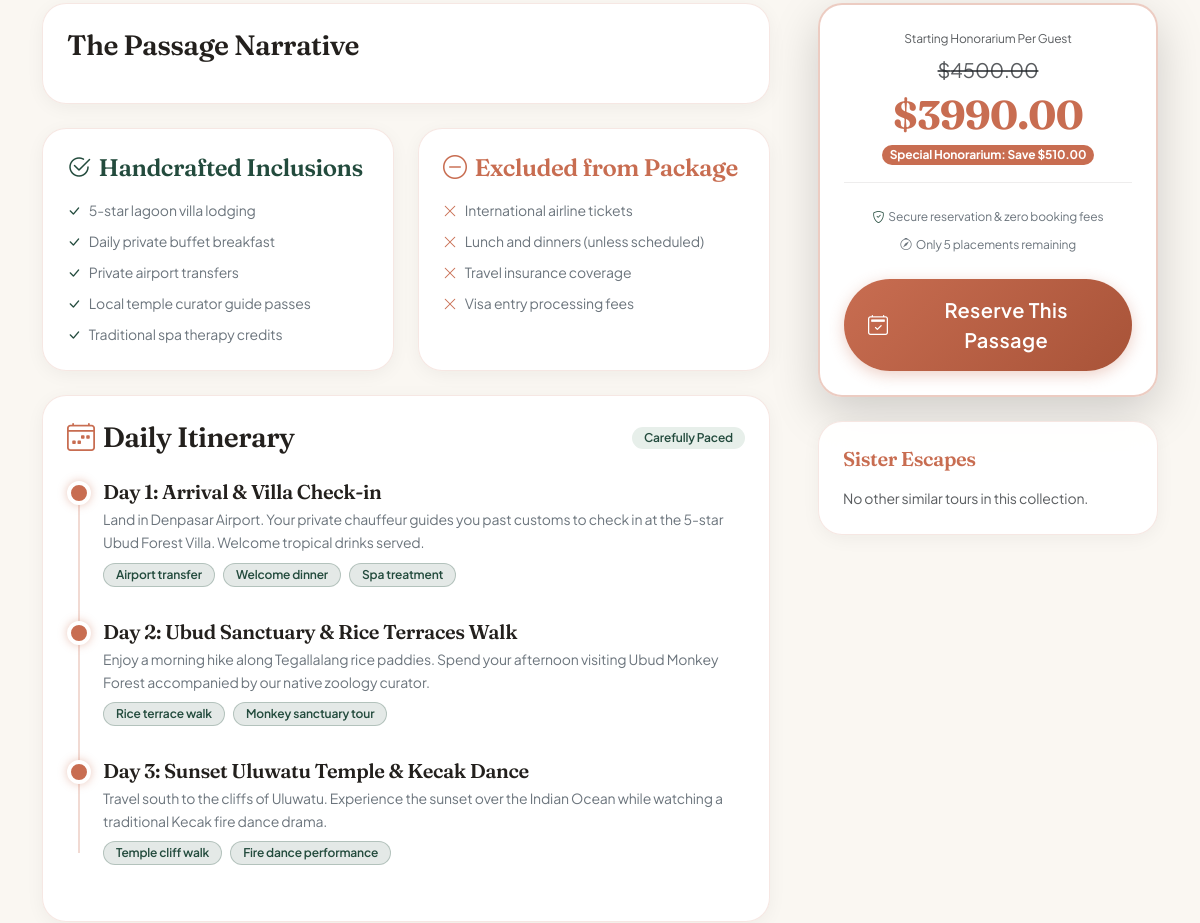
Page /tours/package/bali-lagoon-escape/ (middle part) on the earlier database version.
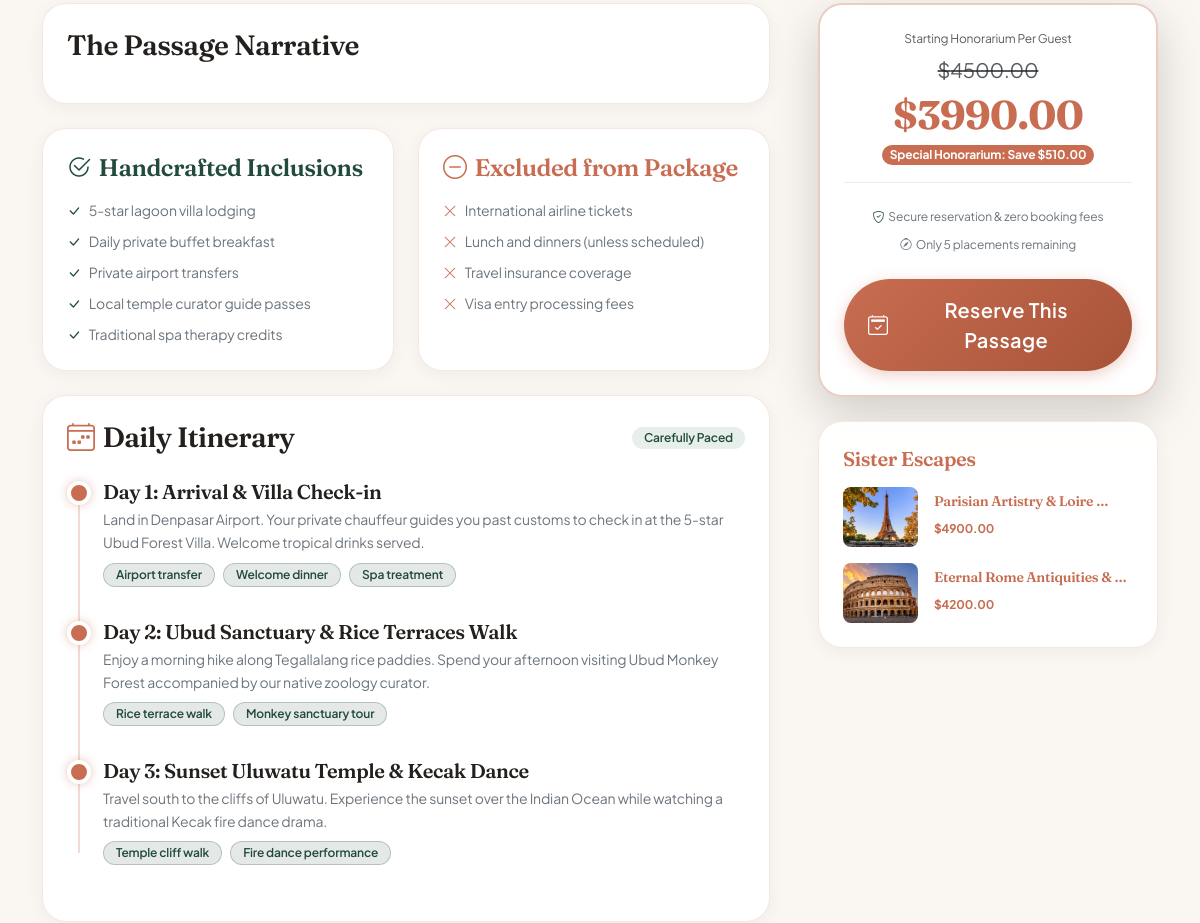
Same page on the later database version.
### tours/models.py (models this page shows, shortened)
class TourItinerary(models.Model):
    package = models.ForeignKey(TourPackage, on_delete=models.CASCADE, related_name='itineraries')
    day_number = models.PositiveIntegerField()
    title = models.CharField(max_length=200)
    description = models.TextField()
    activities = models.TextField(blank=True, help_text="Highlight activities for this day (newline separated)")
    class Meta:
        ordering = ['day_number']
        unique_together = ('package', 'day_number')
    @property
    def activities_list(self):
        if self.activities:
            return [a.strip() for a in self.activities.split(',') if a.strip()]
        return []

class TourPackage(models.Model):
    DIFFICULTY_CHOICES = [
        ('easy', 'Easy'),
        ('moderate', 'Moderate'),
        ('challenging', 'Challenging'),
        ('extreme', 'Extreme'),
    ]
    title = models.CharField(max_length=200)
    slug = models.SlugField(unique=True)
    destination = models.ForeignKey(Destination, on_delete=models.CASCADE, related_name='packages')
    category = models.ForeignKey(Category, on_delete=models.SET_NULL, null=True, blank=True, related_name='packages')
    cover_image = models.ImageField(upload_to='packages/')
    price = models.DecimalField(max_digits=10, decimal_places=2, validators=[MinValueValidator(0)])
    discount_price = models.DecimalField(max_digits=10, decimal_places=2, null=True, blank=True, validators=[MinValueValidator(0)])
    duration_days = models.PositiveIntegerField(default=1)
    duration_nights = models.PositiveIntegerField(default=0)
    available_seats = models.PositiveIntegerField(default=10)
    difficulty = models.CharField(max_length=20, choices=DIFFICULTY_CHOICES, default='easy')
    best_season = models.CharField(max_length=100, help_text="E.g., Winter / Summer")
    included_services = models.TextField(help_text="Items included, separated by newlines")
    excluded_services = models.TextField(help_text="Items excluded, separated by newlines")
    map_iframe = models.TextField(blank=True, help_text="Google Maps iframe link only (src attribute value)")
    featured = models.BooleanField(default=False)
    is_active = models.BooleanField(default=True)
    created_at = models.DateTimeField(auto_now_add=True)
    updated_at = models.DateTimeField(auto_now=True)
    class Meta:
        ordering = ['-created_at']
    @property
    def has_discount(self):
        return bool(self.discount_price and self.discount_price < self.price)
    @property
    def discount_amount(self):
        if self.has_discount:
            return self.price - self.discount_price
        return 0
    @property
    def average_rating(self):
        reviews = self.reviews.all()
        if not reviews:
            return 0.0
        return sum([r.rating for r in reviews]) / len(reviews)

### tours/views.py (the view)
# urls.py: path('package/<slug:slug>/', views.package_detail, name='package_detail'),
def package_detail(request, slug):
    package = get_object_or_404(TourPackage, slug=slug)
    images = package.images.all()
    itineraries = package.itineraries.all().order_by('day_number')
    reviews = package.reviews.all().order_by('-created_at')
    included_list = [item.strip() for item in package.included_services.split('\n') if item.strip()]
    excluded_list = [item.strip() for item in package.excluded_services.split('\n') if item.strip()]
    related_packages = TourPackage.objects.filter(
        is_active=True
    ).filter(
        Q(destination=package.destination) | Q(category=package.category)
    ).exclude(id=package.id)[:3]
    if request.method == 'POST':
        if not request.user.is_authenticated:
            messages.info(request, "Please log in to submit a review.")
            return redirect('accounts:login')
        review_form = ReviewForm(request.POST)
        if review_form.is_valid():
            review = review_form.save(commit=False)
            review.package = package
            review.user = request.user
            review.save()
            messages.success(request, "Thank you! Your review has been published.")
            return redirect('tours:package_detail', slug=slug)
        else:
            messages.error(request, "Failed to submit review. Check form inputs.")
    else:
        review_form = ReviewForm()
    context = {
        'package': package,
        'images': images,
        'itineraries': itineraries,
        'reviews': reviews,
        'included_list': included_list,
        'excluded_list': excluded_list,
        'related_packages': related_packages,
        'review_form': review_form
    }
    return render(request, 'tours/package_detail.html', context)

### templates/tours/package_detail.html (shortened to what this page needs)
{% extends 'base.html' %}
{% load static %}
{% block content %}
<section class="py-5" style="margin-top: 10px;">
    <div class="container">
        <div class="row g-5">
            <div class="col-lg-8" data-aos="fade-right">
                <div class="organic-card p-4 mb-4">
                    <h3 class="font-heading mb-3 text-primary-theme">The Passage Narrative</h3>
                </div>
                <div class="row g-4 mb-4">
                    <div class="col-md-6">
                        <div class="organic-card p-4 h-100">
                            <h4 class="font-heading mb-3 text-forest"><i class="bi bi-check2-circle me-2"></i>Handcrafted Inclusions</h4>
                            <ul class="list-unstyled d-flex flex-column gap-2 mb-0">
                                {% for inc in included_list %}
                                    <li class="small text-secondary d-flex align-items-center gap-2">
                                        <i class="bi bi-check-lg text-forest fw-bold"></i> {{ inc }}
                                    </li>
                                {% empty %}
                                    <li class="text-muted small">All organic farm-to-table meals, lodge stays, and private transfers included.</li>
                                {% endfor %}
                            </ul>
                        </div>
                    </div>
                    <div class="col-md-6">
                        <div class="organic-card p-4 h-100">
                            <h4 class="font-heading mb-3 text-terracotta"><i class="bi bi-dash-circle me-2"></i>Excluded from Package</h4>
                            <ul class="list-unstyled d-flex flex-column gap-2 mb-0">
                                {% for exc in excluded_list %}
                                    <li class="small text-secondary d-flex align-items-center gap-2">
                                        <i class="bi bi-x-lg text-terracotta fw-bold"></i> {{ exc }}
                                    </li>
                                {% empty %}
                                    <li class="text-muted small">International airfare and personal boutique spa treatments.</li>
                                {% endfor %}
                            </ul>
                        </div>
                    </div>
                </div>
                <div class="organic-card p-4 mb-4">
                    <div class="d-flex align-items-center justify-content-between mb-4">
                        <h3 class="font-heading mb-0 text-primary-theme"><i class="bi bi-calendar4-week text-terracotta me-2"></i>Daily Itinerary</h3>
                        <span class="badge badge-sage">Carefully Paced</span>
                    </div>
                    <div class="timeline-container-boutique">
                        {% for day in itineraries %}
                        <div class="timeline-step">
                            <div class="timeline-node"></div>
                            <h5 class="font-heading text-primary-theme mb-1">Day {{ day.day_number }}: {{ day.title }}</h5>
                            <p class="text-secondary small mb-2">{{ day.description }}</p>
                            {% if day.activities_list %}
                                <div class="d-flex flex-wrap gap-2 mt-2">
                                    {% for act in day.activities_list %}
                                        <span class="badge badge-forest text-xs">{{ act }}</span>
                                    {% endfor %}
                                </div>
                            {% endif %}
                        </div>
                        {% empty %}
                            <p class="text-muted small">Daily schedule details are tailored directly during your concierge consultation.</p>
                        {% endfor %}
                    </div>
                </div>
            </div>
            <div class="col-lg-4" data-aos="fade-left">
                <div class="d-flex flex-column gap-4 sticky-lg-top" style="top: 100px; z-index: 10;">
                    <div class="organic-card p-4 shadow-lg border-2" style="border-color: rgba(200, 109, 81, 0.35);">
                        <div class="text-center mb-4 pb-3 border-bottom border-organic">
                            <span class="text-muted text-xs d-block mb-1">Starting Honorarium Per Guest</span>
                            {% if package.has_discount %}
                                <span class="text-decoration-line-through text-muted fs-5">${{ package.price }}</span>
                                <h2 class="display-6 fw-bold text-terracotta font-heading mb-0 mt-1">${{ package.discount_price }}</h2>
                                <span class="badge bg-terracotta text-white rounded-pill mt-1 small">Special Honorarium: Save ${{ package.discount_amount }}</span>
                            {% else %}
                                <h2 class="display-6 fw-bold text-terracotta font-heading mb-0">${{ package.price }}</h2>
                            {% endif %}
                        </div>
                        <div class="d-flex flex-column gap-2 mb-4 text-center">
                            <span class="text-xs text-secondary"><i class="bi bi-shield-check text-forest me-1"></i>Secure reservation & zero booking fees</span>
                            <span class="text-xs {% if package.available_seats <= 3 %}text-danger fw-bold animate__animated animate__pulse animate__infinite{% else %}text-secondary{% endif %}">
                                <i class="bi bi-compass me-1"></i>Only {{ package.available_seats }} placements remaining
                            </span>
                        </div>
                        {% if package.available_seats > 0 %}
                            <a href="{% url 'bookings:book_package' package.slug %}" class="btn btn-terracotta w-100 py-3 fs-5"><i class="bi bi-calendar2-check me-2"></i>Reserve This Passage</a>
                        {% else %}
                            <button class="btn btn-secondary w-100 py-3 fs-5" disabled>Fully Reserved</button>
                        {% endif %}
                    </div>
                    <div class="organic-card p-4">
                        <h5 class="font-heading mb-3 text-terracotta">Sister Escapes</h5>
                        <div class="d-flex flex-column gap-3">
                            {% for rel in related_packages %}
                                <div class="d-flex gap-3 align-items-center">
                                    {% if rel.cover_image %}
                                        <img src="{{ rel.cover_image.url }}" class="rounded-3 object-fit-cover" style="width: 75px; height: 60px;" alt="{{ rel.title }}">
                                    {% else %}
                                        <img src="https://images.unsplash.com/photo-1520250497591-112f2f40a3f4?auto=format&fit=crop&w=150&q=80" class="rounded-3 object-fit-cover" style="width: 75px; height: 60px;" alt="{{ rel.title }}">
                                    {% endif %}
                                    <div>
                                        <h6 class="fw-semibold mb-1 text-primary-theme small"><a href="{% url 'tours:package_detail' rel.slug %}" class="text-decoration-none">{{ rel.title|truncatewords:4 }}</a></h6>
                                        <span class="text-terracotta fw-bold text-xs">${{ rel.price }}</span>
                                    </div>
                                </div>
                            {% empty %}
                                <span class="text-muted small">No other similar tours in this collection.</span>
                            {% endfor %}
                        </div>
                    </div>
                </div>
            </div>
        </div>
    </div>
</section>
{% endblock %}

### templates/base.html (shortened to what this page needs)
{% load static %}
<!DOCTYPE html>
<html lang="en" data-theme="light">
<head>
    <link href="https://cdn.jsdelivr.net/npm/bootstrap@5.3.2/dist/css/bootstrap.min.css" rel="stylesheet">
    <link rel="stylesheet" href="https://cdn.jsdelivr.net/npm/bootstrap-icons@1.11.2/font/bootstrap-icons.min.css">
    <link rel="stylesheet" href="https://cdnjs.cloudflare.com/ajax/libs/animate.css/4.1.1/animate.min.css"/>
    <link rel="stylesheet" href="https://unpkg.com/aos@next/dist/aos.css" />
    <link rel="stylesheet" href="https://cdn.jsdelivr.net/npm/swiper@11/swiper-bundle.min.css" />
    <link rel="stylesheet" href="{% static 'css/style.css' %}">
</head>
<body class="theme-transition">
    <main class="theme-transition main-content-wrap">
        {% block content %}
        {% endblock %}
    </main>
</body>
</html>

Differences in the rows shown:
added TourPackage: cover_image (picture), title "Parisian Artistry & Loire …", price "4900.00"
added TourPackage: cover_image (picture), title "Eternal Rome Antiquities & …", price "4200.00"
Other differences:
text no longer shown: "No other similar tours in this collection."
